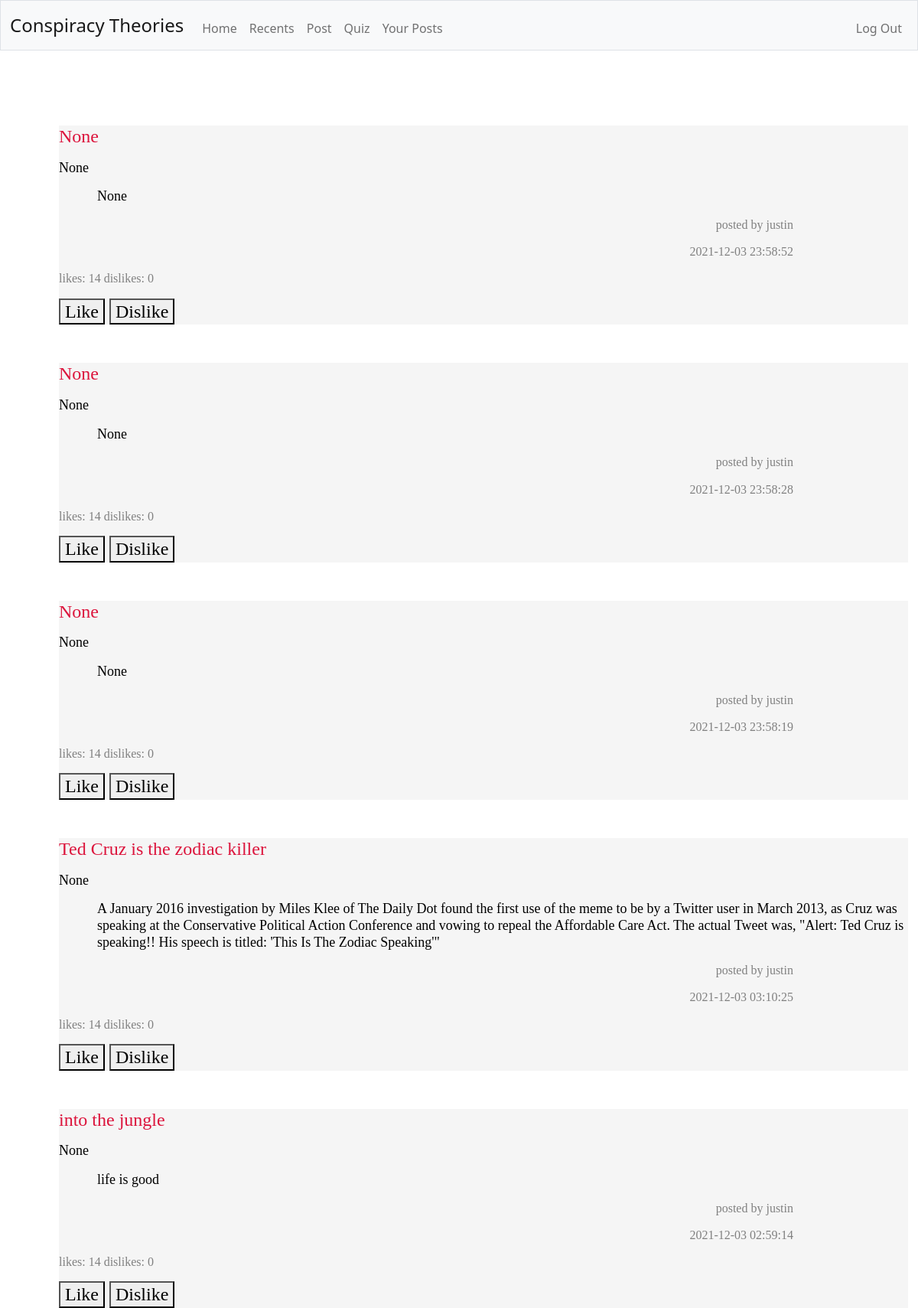
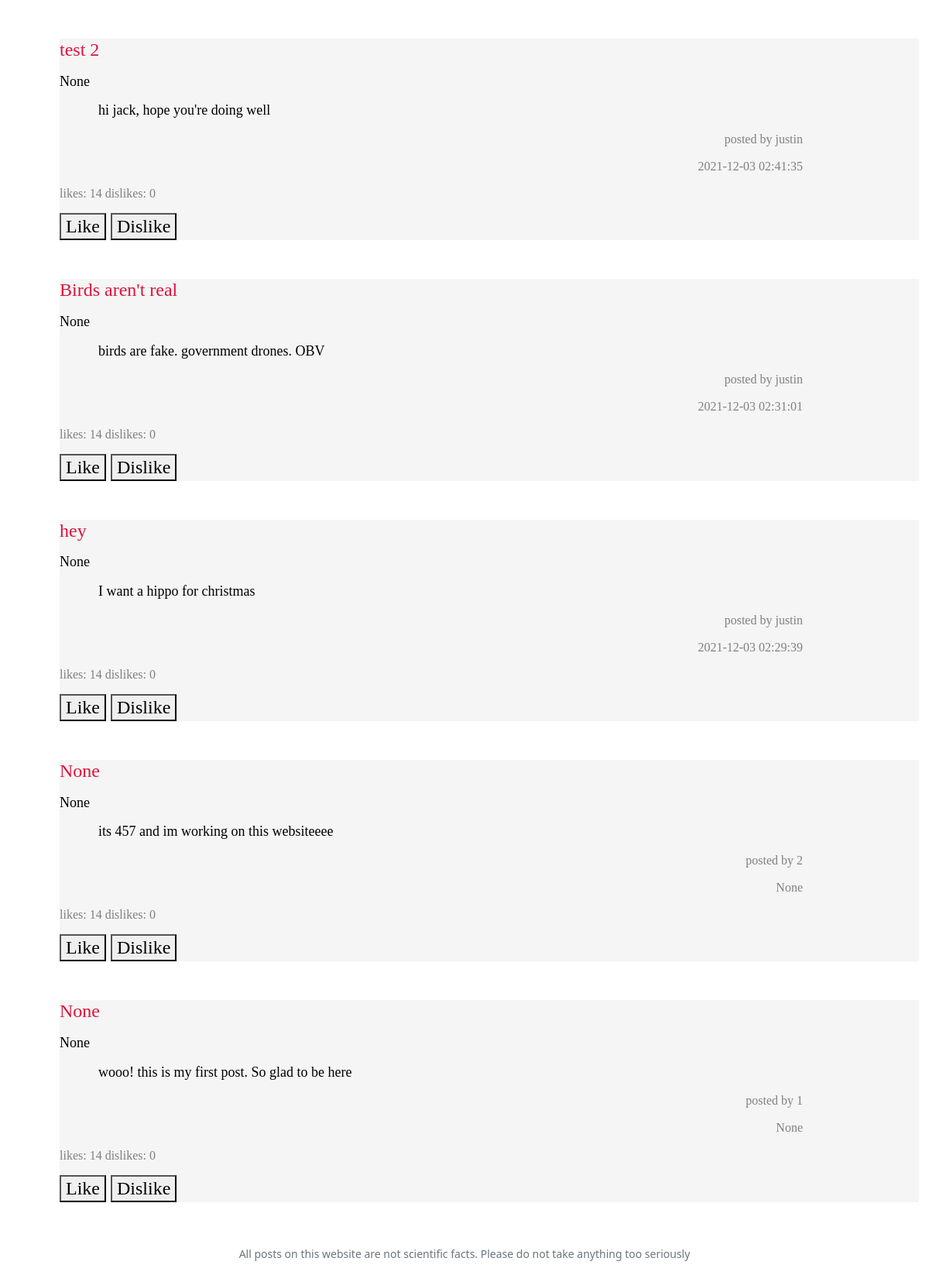
The app's page /recents (signed in), older data (2 pictures, top to bottom).
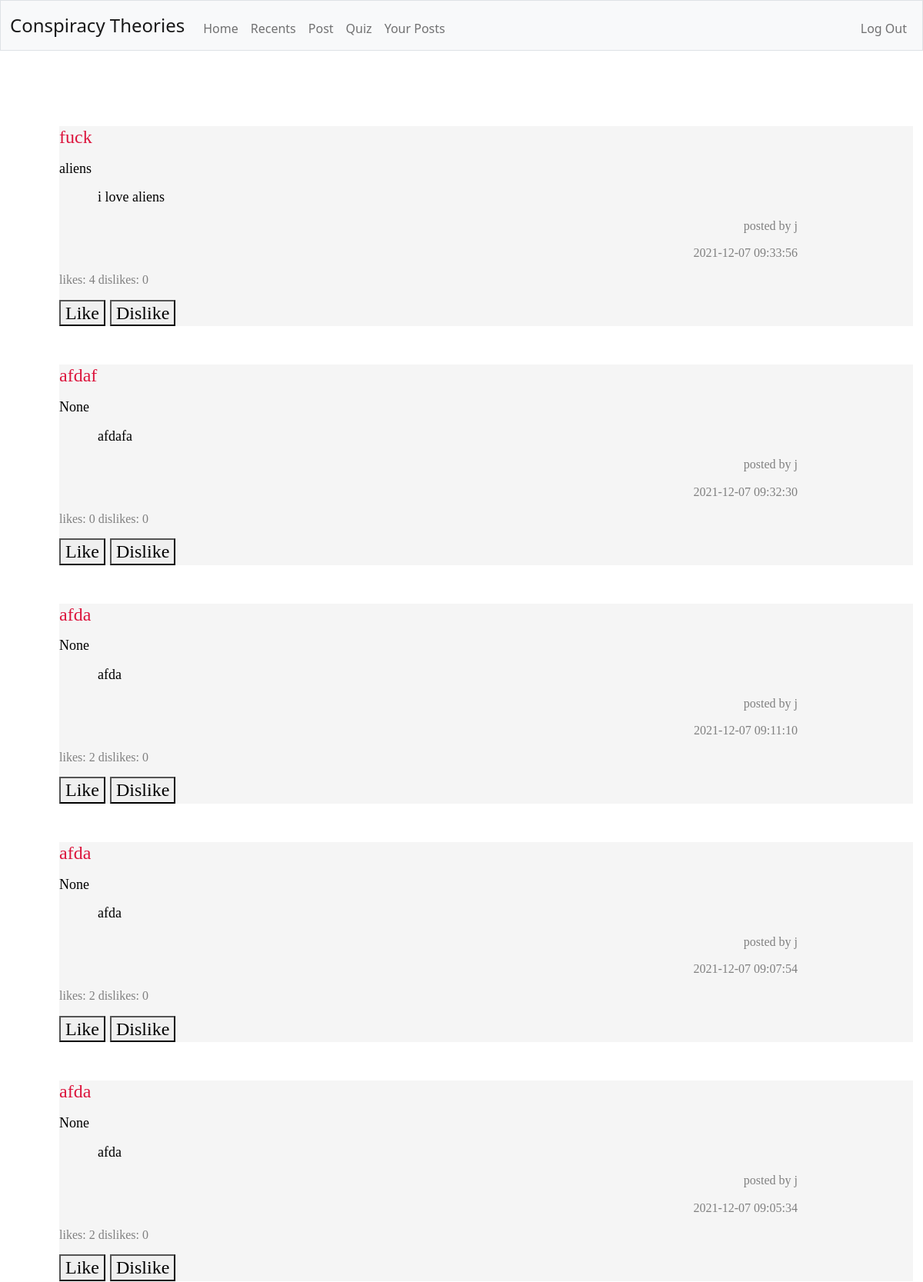
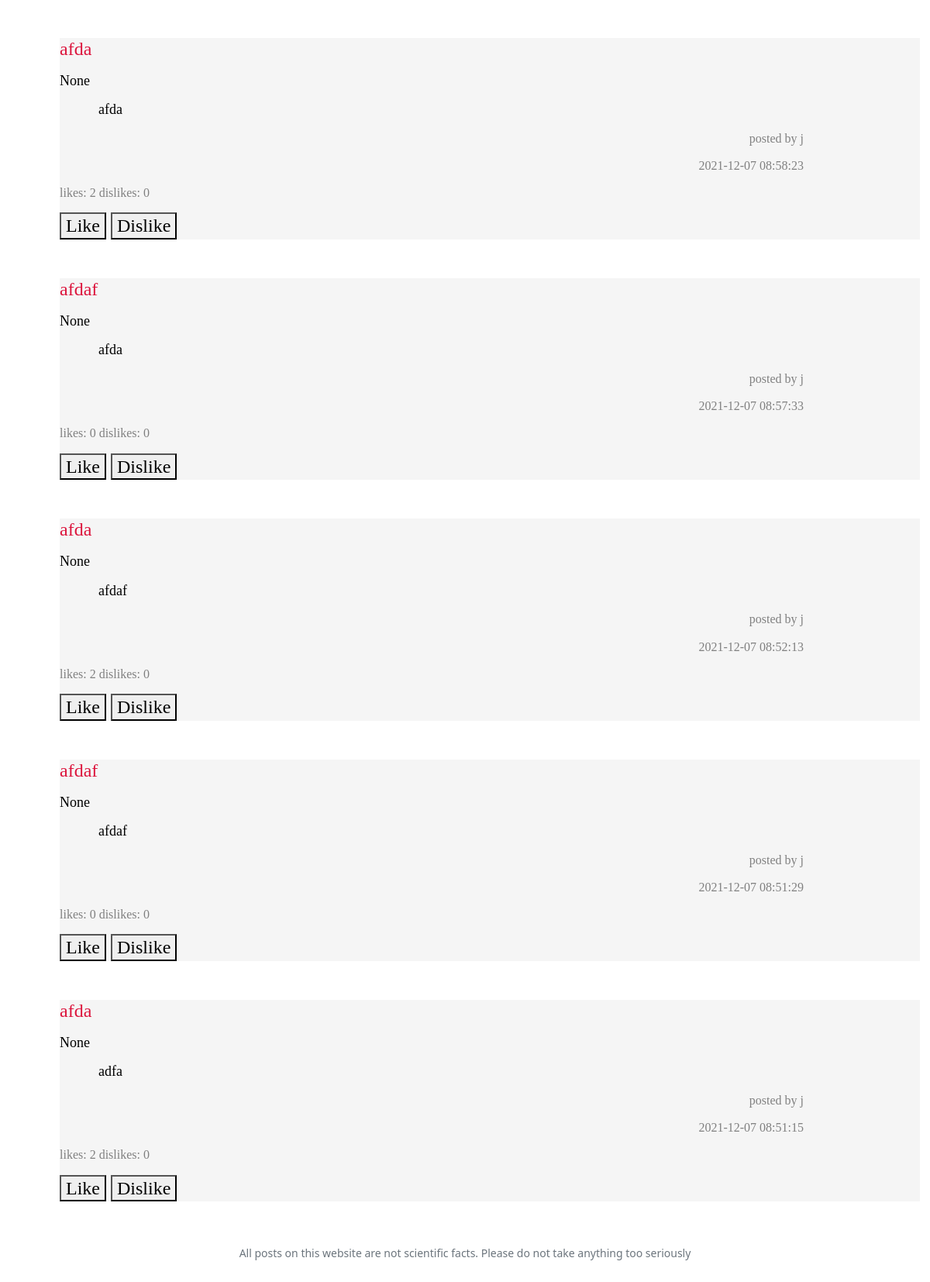
The same page, newer data (2 pictures, top to bottom).
### tables this page shows
CREATE TABLE 'theories' ('name' TEXT, 'user' TEXT, 'content' TEXT, 'upvotes' INTEGER DEFAULT 0 , 'downvotes' INTEGER DEFAULT 0 , date TEXT, id INTEGER, 'genre' TEXT DEFAULT NULL);

### app.py (the view, shortened to what this page needs)
@app.route("/recents", methods=["GET", "POST"])
@login_required
def recents ():
    data = db.execute("SELECT * FROM theories ORDER BY date DESC LIMIT 10")
    if request.method == "GET":
        return render_template("recents.html", data=data)

### app.py (called while the page is built)
@app.after_request
def after_request(response):
    response.headers["Cache-Control"] = "no-cache, no-store, must-revalidate"
    response.headers["Expires"] = 0
    response.headers["Pragma"] = "no-cache"
    return response

### helpers.py (called while the page is built)
def login_required(f):
    @wraps(f)
    def decorated_function(*args, **kwargs):
        if session.get("user_id") is None:
            return redirect("/login")
        return f(*args, **kwargs)
    return decorated_function

### templates/recents.html (shortened to what this page needs)
<!DOCTYPE html>
<html lang="en">
    <head>
        <link href="https://cdn.jsdelivr.net/npm/bootstrap@5.1.3/dist/css/bootstrap.min.css" rel="stylesheet">
        <link href="/static/styles.css" rel="stylesheet">
    </head>
    <body>
        <nav class="bg-light border navbar navbar-expand-md navbar-light">
            <div class="container-fluid">
                <a class="navbar-brand" href="/">Conspiracy Theories</a>
                <div class="collapse navbar-collapse" id="navbar">
                    {% if session["user_id"] %}
                        <ul class="navbar-nav me-auto mt-2">
                            <li class="nav-item"><a class="nav-link" href="/">Home</a></li>
                            <li class="nav-item"><a class="nav-link" href="/recents">Recents</a></li>
                            <li class="nav-item"><a class="nav-link" href="/post">Post</a></li>
                            <li class="nav-item"><a class="nav-link" href="/quiz">Quiz</a></li>
                            <li class="nav-item"><a class="nav-link" href="/your-posts">Your Posts</a></li>
                        </ul>
                        <ul class="navbar-nav ms-auto mt-2">
                            <li class="nav-item"><a class="nav-link" href="/logout">Log Out</a></li>
                        </ul>
                    {% else %}
                        <ul class="navbar-nav ms-auto mt-2">
                            <li class="nav-item"><a class="nav-link" href="/register">Register</a></li>
                            <li class="nav-item"><a class="nav-link" href="/login">Log In</a></li>
                        </ul>
                    {% endif %}
                </div>
            </div>
        </nav>
        <main class="container-fluid py-5 text-center">
            {% block main %}
                {% for post in data %}
                <div class="container">
                    <form class="grey" action="/recents" id="like" method="post">
                        <h1 name="title" id="title" class="leftAlign crimson">{{ post.name }}</p>
                        <p id="genre" class="black medium">{{ post.genre }}</p>
                        <p class="paragraph black">{{ post.content }}</p>
                        <p class="author darkgrey">posted by {{ post.user }}</p>
                        <p class="author darkgrey">{{ post.date }}</p>
                        <p class="votes darkgrey">likes: {{ post.upvotes }} dislikes: {{ post.downvotes }}</p>
                        <button name="like" value="like" type="submit">Like</button>
                        <button name="dislike" value="dislike" type="submit">Dislike</button>
                    </form>
                </div>
                {% endfor %}
            {% endblock %}
        </main>
        <footer class="mb-5 small text-center text-muted">
            All posts on this website are not scientific facts. Please do not take anything too seriously
        </footer>
    </body>
</html>

### static/styles.css (style rules this page uses)
nav .navbar-brand { font-size: x-large; }
.container { margin-left: 50px; margin-right: 50px; padding-left: 15px; padding-right: 15px; font-family: "Comic Sans MS", "Comic Sans", cursive; }
.author { text-align: right; font-size: medium; font-family: "Comic Sans MS", "Comic Sans", cursive; margin-right: 150px; }
.crimson { color: #DC143C; }
.paragraph { text-align: left; font-size: large; font-family: "Comic Sans MS", "Comic Sans", cursive; margin-left: 50px; }
.medium { font-size: large; }
.leftAlign { text-align: left; font-size: x-large; margin-top: 50px; font-family: "Comic Sans MS", "Comic Sans", cursive; }
.grey { background-color: #F5F5F5; }
.black { color:#000000 }
.darkgrey { color:#808080 }
.votes { font-size: medium; font-family: "Comic Sans MS", "Comic Sans", cursive; }

Row changes from the older to the newer data that the page shows:
no longer on this page (row edited): theories: name "None", genre "None", content "its 457 and im working on this websiteeee", user "2", date "None", upvotes "14", downvotes "0"
no longer on this page (row edited): theories: name "None", genre "None", content "wooo! this is my first post. So glad to be here", user "1", date "None", upvotes "14", downvotes "0"
added theories: name "fuck", genre "aliens", content "i love aliens", user "j", date "2021-12-07 09:33:56", upvotes "4", downvotes "0"
changed theories: name "None" → "afdaf"; content "None" → "afdafa"; user "justin" → "j"; date "2021-12-03 23:58:52" → "2021-12-07 09:32:30"; upvotes "14" → "0"
changed theories (number 3 of 10 on the later page): name "None" → "afda"; content "None" → "afda"; user "justin" → "j"; date "2021-12-03 23:58:28" → "2021-12-07 09:11:10"; upvotes "14" → "2"
changed theories (number 4 of 10 on the later page): name "None" → "afda"; content "None" → "afda"; user "justin" → "j"; date "2021-12-03 23:58:19" → "2021-12-07 09:07:54"; upvotes "14" → "2"
changed theories (number 5 of 10 on the later page): name "Ted Cruz is the zodiac killer" → "afda"; content "A January 2016 investigation by Miles Klee of The Daily Dot found the first use of the meme to be by a Twitter user in March 2013, as Cruz was speaking at the Conservative Political Action Conference and vowing to repeal the Affordable Care Act. The actual Tweet was, \"Alert: Ted Cruz is speaking!! His speech is titled: 'This Is The Zodiac Speaking'\"" → "afda"; user "justin" → "j"; date "2021-12-03 03:10:25" → "2021-12-07 09:05:34"; upvotes "14" → "2"
changed theories (number 6 of 10 on the later page): name "into the jungle" → "afda"; content "life is good" → "afda"; user "justin" → "j"; date "2021-12-03 02:59:14" → "2021-12-07 08:58:23"; upvotes "14" → "2"
changed theories (number 7 of 10 on the later page): name "test 2" → "afdaf"; content "hi jack, hope you're doing well" → "afda"; user "justin" → "j"; date "2021-12-03 02:41:35" → "2021-12-07 08:57:33"; upvotes "14" → "0"
changed theories (number 8 of 10 on the later page): name "Birds aren't real" → "afda"; content "birds are fake. government drones. OBV" → "afdaf"; user "justin" → "j"; date "2021-12-03 02:31:01" → "2021-12-07 08:52:13"; upvotes "14" → "2"
changed theories (number 9 of 10 on the later page): name "hey" → "afdaf"; content "I want a hippo for christmas" → "afdaf"; user "justin" → "j"; date "2021-12-03 02:29:39" → "2021-12-07 08:51:29"; upvotes "14" → "0"
now on this page (row edited): theories: name "afda", genre "None", content "adfa", user "j", date "2021-12-07 08:51:15", upvotes "2", downvotes "0"
